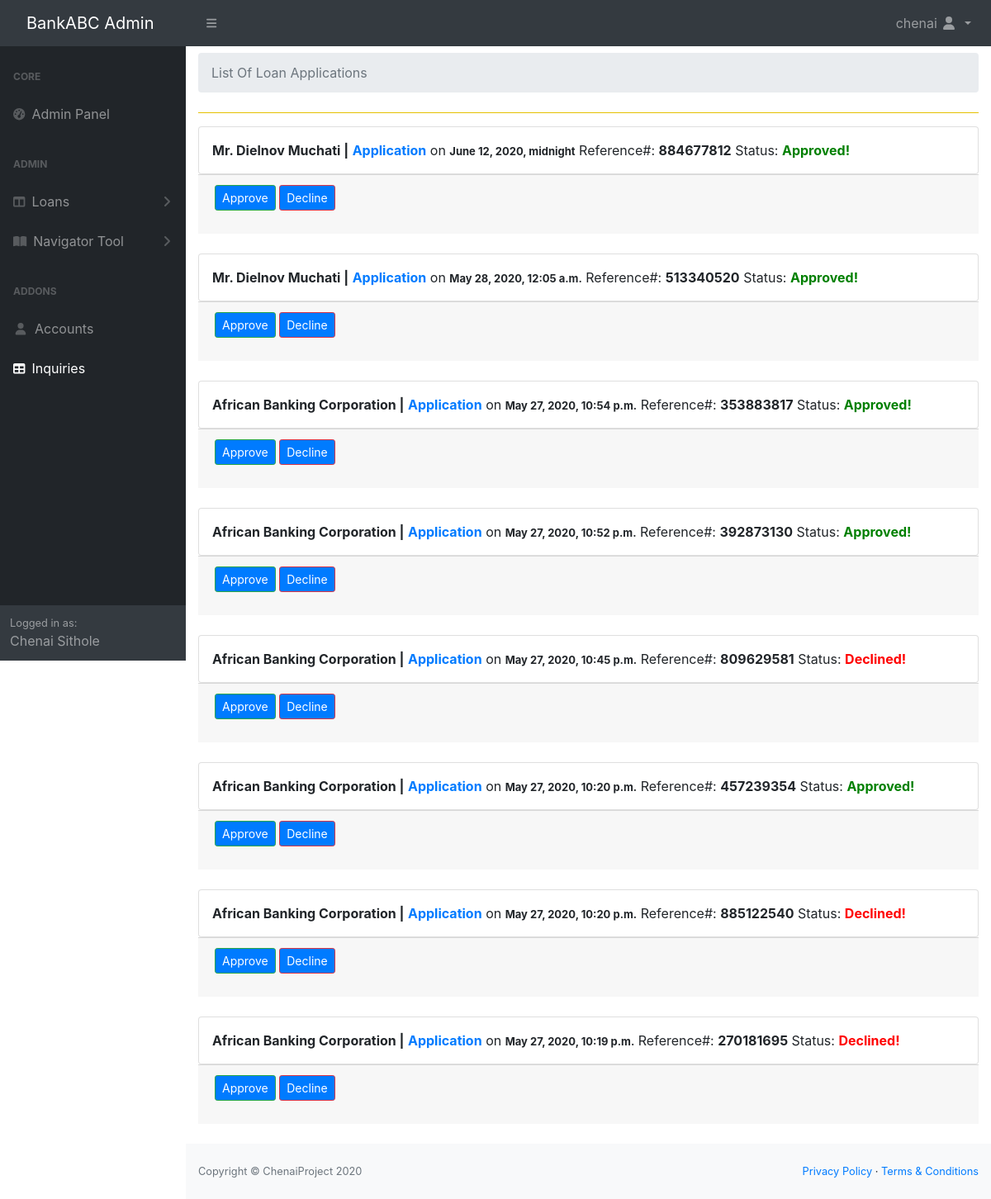
The app's page /loans (signed in) with its own data.
### bank/models.py (models this page shows, shortened)
class Account(AbstractBaseUser):
    email = models.EmailField(
        verbose_name='email', max_length=60, unique=True)
    username = models.CharField(max_length=30, unique=True)
    isCorporate = models.BooleanField(default=False)
    physicalAddress = models.CharField(max_length=60)
    postalAddress = models.CharField(max_length=60)
    phone = models.CharField(max_length=30)
    date_joined = models.DateTimeField(
        verbose_name='date joined', auto_now_add=True)
    last_login = models.DateTimeField(
        verbose_name='last login', auto_now=True)
    is_active = models.BooleanField(default=True)
    is_staff = models.BooleanField(default=False)
    is_admin = models.BooleanField(default=False)
    is_superuser = models.BooleanField(default=False)
    USERNAME_FIELD = 'email'
    REQUIRED_FIELDS = ['username', 'isCorporate']
    objects = MyAccountManager()
    class Meta:
        verbose_name = _('user')
        verbose_name_plural = _('users')
    def __str__(self):
        if self.isCorporate:
            try:
                return CorporateAccount.objects.get(account=self).legalEntityName
            except:
                return self.username
        else:
            try:
                ind = IndividualAccount.objects.get(account=self)
                return ind.title + ' ' + ind.firstName + ' ' + ind.lastName
            except:
                return self.username

class LoanApplication(models.Model):
    account = models.ForeignKey(Account, related_name='application', on_delete=models.CASCADE)
    payslip = models.FileField(null=True, blank=True, upload_to=loan_application_uploader)
    proofOfEmployment = models.FileField(null=True, blank=True, upload_to=loan_application_uploader)
    proofOfResidence = models.FileField(null=True, blank=True, upload_to=loan_application_uploader)
    copyOfID = models.FileField(null=True, blank=True, upload_to=loan_application_uploader)
    reference = models.CharField(max_length=30, default=regNumber())
    viewed = models.BooleanField(default=False)
    pending = models.BooleanField(default=True)
    approval = models.BooleanField(default=False)
    applicationDate = models.DateTimeField(verbose_name='dateApplied', auto_now_add=True)
    class Meta:
        ordering = ['-applicationDate']

class IndividualAccount(models.Model):
    account = models.ForeignKey(
        Account, on_delete=models.CASCADE)
    title = models.CharField(max_length=8)
    firstName = models.CharField(max_length=60)
    middleName = models.CharField(max_length=60, blank=True)
    lastName = models.CharField(max_length=60)
    isMale = models.BooleanField()
    maidenName = models.CharField(max_length=60, blank=True)
    passportPhoto = models.ImageField(upload_to=user_passportPhoto_uploader)
    nationalID = models.CharField(max_length=60)
    dob = models.CharField(max_length=60)
    maritalStatus = models.CharField(max_length=60)
    countryOfResidence = models.CharField(max_length=60)
    Nationality = models.CharField(max_length=60)
    passportNum = models.CharField(max_length=60)
    passportIssuerCountry = models.CharField(max_length=60)
    passportIssueDate = models.CharField(max_length=60)
    passportExpiryDate = models.CharField(max_length=60)
    yearsAtResidence = models.CharField(max_length=60)
    residentialStatus = models.CharField(max_length=60)
    sourceOfIncome = models.CharField(max_length=60)
    workAddress = models.CharField(max_length=60)
    workPhone = models.CharField(max_length=60)
    workDesignation = models.CharField(max_length=60)
    grossMonthlyIncome = models.CharField(max_length=60)
    otherSourceOfIncome = models.CharField(max_length=60)
    kin_fname = models.CharField(max_length=60)
    kin_sname = models.CharField(max_length=60)
    kin_phone = models.CharField(max_length=60)
    kin_address = models.CharField(max_length=60)
    kin_passportPhoto = models.ImageField(
        upload_to=kin_passportPhoto_uploader)

class CorporateAccount(models.Model):
    account = models.ForeignKey(
        Account, on_delete=models.CASCADE)
    legalEntityName = models.CharField(max_length=60)
    tradingAs = models.CharField(max_length=60)
    logo = models.ImageField(null=True, blank=True,
                             upload_to=company_logo_uploader)
    registrationNum = models.CharField(max_length=60, unique=True)
    entityType = models.CharField(max_length=60)
    industrySector = models.CharField(max_length=60)
    dateOfReg = models.DateField(
        verbose_name='date of registration', auto_now_add=True)
    countryOfReg = models.CharField(max_length=60)
    contact1 = models.CharField(max_length=60)
    contact2 = models.CharField(max_length=60)
    website = models.CharField(max_length=60)
    pOS = models.BooleanField(default=False)

### bank/views.py (the view)
# urls.py: path('loans', loans, name='loans'),
@login_required
def loans(request):
    if not request.user.is_superuser:
        return redirect('bank:account')
    new_loans = LoanApplication.objects.filter(viewed=False)
    viewed_loans = LoanApplication.objects.filter(viewed=True)
    context = {
        'new_loans':new_loans,
        'viewed_loans':viewed_loans,
    }
    for new_loan in new_loans:
        new_loan.viewed = True
        new_loan.save()
    return render(request, 'sys_admin/loans.html',context)

### bank/templates/sys_admin/loans.html (shortened to what this page needs)
{% extends "sys_admin/base.html" %} {% load static %} {% block main %}
<ol class="breadcrumb mb-4 mt-2">
    <li class="breadcrumb-item active">List Of Loan Applications</li>
</ol>
<hr style="background: gold;"> {% for viewed_loan in viewed_loans %}
<div style="" class="card pl-3 pt-3">
    <p>
        <strong>{{viewed_loan.account}} |</strong>
        <a href="{% url 'bank:view_application' viewed_loan.reference %}"><strong>Application</strong></a> on <span style="font-size: small;" class="mr-auto text-right"><strong>{{viewed_loan.applicationDate}}</strong></span>
        <span>Reference#: <strong>{{viewed_loan.reference}}</strong></span> {% if not viewed_loan.pending %} {% if not viewed_loan.approval %}
        <span>Status: <strong style="color: red">Declined!</strong></span> {% endif %} {% if viewed_loan.approval %}
        <span>Status: <strong style="color: green">Approved!</strong></span> {% endif %} {% else %}
        <span>Status: <strong style="color: grey">Pending!</strong></span> {% endif %}
    </p>
</div>
<div class="card-footer">
    <p><a style="color: white;" class="btn btn-sm btn-primary btn-outline-success" href="{% url 'bank:approve' viewed_loan.pk %}">Approve</a> <a style="color: white;" class="btn btn-sm btn-primary btn-outline-danger" href="{% url 'bank:decline' viewed_loan.pk %}">Decline</a></p>
</div>
<br> {% endfor %} {% endblock main %}

### bank/templates/sys_admin/base.html (shortened to what this page needs)
{% load static %}
<!DOCTYPE html>
<html lang="en">
<head>
    <link href="{% static 'sys_admin/css/styles.css' %}" rel="stylesheet" />
    <link rel="stylesheet" href="{% static 'bootstrap441/css/bootstrap.min.css' %}" />
    <link rel="stylesheet" href="{% static 'fontawesome513/css/all.css' %}" />
</head>
<body class="sb-nav-fixed">
    <nav class="sb-topnav navbar navbar-expand navbar-dark bg-dark">
        <a class="navbar-brand" href="{% url 'bank:dashboard' %}">BankABC Admin</a>
        <button class="btn btn-link btn-sm order-1 order-lg-0" id="sidebarToggle" href="#">
            <i class="fas fa-bars"></i>
            </button>
        <ul class="navbar-nav ml-auto">
            <li class="nav-item dropdown">
                <a class="nav-link dropdown-toggle" id="userDropdown" href="{% url 'bank:dashboard' %}" role="button" data-toggle="dropdown" aria-haspopup="true" aria-expanded="false">
                    <span>{{ request.user.username }}</span>
                    <i class="fas fa-user fa-fw"></i>
                </a>
            </li>
        </ul>
    </nav>
    <div id="layoutSidenav">
        <div id="layoutSidenav_nav">
            <nav class="sb-sidenav accordion sb-sidenav-dark" id="sidenavAccordion">
                <div class="sb-sidenav-menu">
                    <div class="nav">
                        <div class="sb-sidenav-menu-heading">Core</div>
                        <a class="nav-link" href="{% url 'bank:dashboard' %}">
                            <div class="sb-nav-link-icon"><i class="fas fa-tachometer-alt"></i></div>
                            Admin Panel</a>
                        <div class="sb-sidenav-menu-heading">Admin</div>
                        <a class="nav-link collapsed" href="#" data-toggle="collapse" data-target="#collapseLayouts" aria-expanded="false" aria-controls="collapseLayouts">
                            <div class="sb-nav-link-icon">
                                <i class="fas fa-columns"></i>
                            </div>
                            Loans
                            <div class="sb-sidenav-collapse-arrow"><i class="fas fa-angle-down"></i></div>
                        </a>
                        <a class="nav-link collapsed" href="#" data-toggle="collapse" data-target="#collapsePages" aria-expanded="false" aria-controls="collapsePages">
                            <div class="sb-nav-link-icon"><i class="fas fa-book-open"></i></div>
                            Navigator Tool
                            <div class="sb-sidenav-collapse-arrow"><i class="fas fa-angle-down"></i></div>
                        </a>
                        <div class="sb-sidenav-menu-heading">Addons</div>
                        <a class="nav-link" href="{% url 'bank:user_list' %}">
                            <div class="sb-nav-link-icon"><i class="fas fa-user fa-fw"></i></div>
                            Accounts</a>
                        <a class="nav-link" href="">
                            <div class="sb-nav-link-icon"><i class="fas fa-table"></i></div>
                            Inquiries</a>
                    </div>
                </div>
                <div class="sb-sidenav-footer">
                    <div class="small">Logged in as:</div>
                    Chenai Sithole
                </div>
            </nav>
        </div>
        <div id="layoutSidenav_content">
            <main>
                <div class="container-fluid">
                    {% block main %} {% endblock main %}
                </div>
            </main>
            <footer class="py-4 bg-light mt-auto">
                <div class="container-fluid">
                    <div class="d-flex align-items-center justify-content-between small">
                        <div class="text-muted">Copyright &copy; ChenaiProject
                        </div>
                        <div>
                            <a href="#">Privacy Policy</a> &middot;
                            <a href="#">Terms &amp; Conditions</a>
                        </div>
                    </div>
                </div>
            </footer>
        </div>
    </div>
</body>
</html>

### records on screen
Account: user.username "chenai"
LoanApplication: account "Mr. Dielnov Muchati", applicationDate "June 12, 2020, midnight", reference "884677812", shows "Status:", pending "Approved!"
LoanApplication: account "Mr. Dielnov Muchati", applicationDate "May 28, 2020, 12:05 a.m.", reference "513340520", shows "Status:", pending "Approved!"
LoanApplication: account "African Banking Corporation", applicationDate "May 27, 2020, 10:54 p.m.", reference "353883817", shows "Status:", pending "Approved!"
LoanApplication: account "African Banking Corporation", applicationDate "May 27, 2020, 10:52 p.m.", reference "392873130", shows "Status:", pending "Approved!"
LoanApplication: account "African Banking Corporation", applicationDate "May 27, 2020, 10:45 p.m.", reference "809629581", shows "Status:", pending "Declined!"
LoanApplication: account "African Banking Corporation", applicationDate "May 27, 2020, 10:20 p.m.", reference "457239354", shows "Status:", pending "Approved!"
LoanApplication: account "African Banking Corporation", applicationDate "May 27, 2020, 10:20 p.m.", reference "885122540", shows "Status:", pending "Declined!"
LoanApplication: account "African Banking Corporation", applicationDate "May 27, 2020, 10:19 p.m.", reference "270181695", shows "Status:", pending "Declined!"
